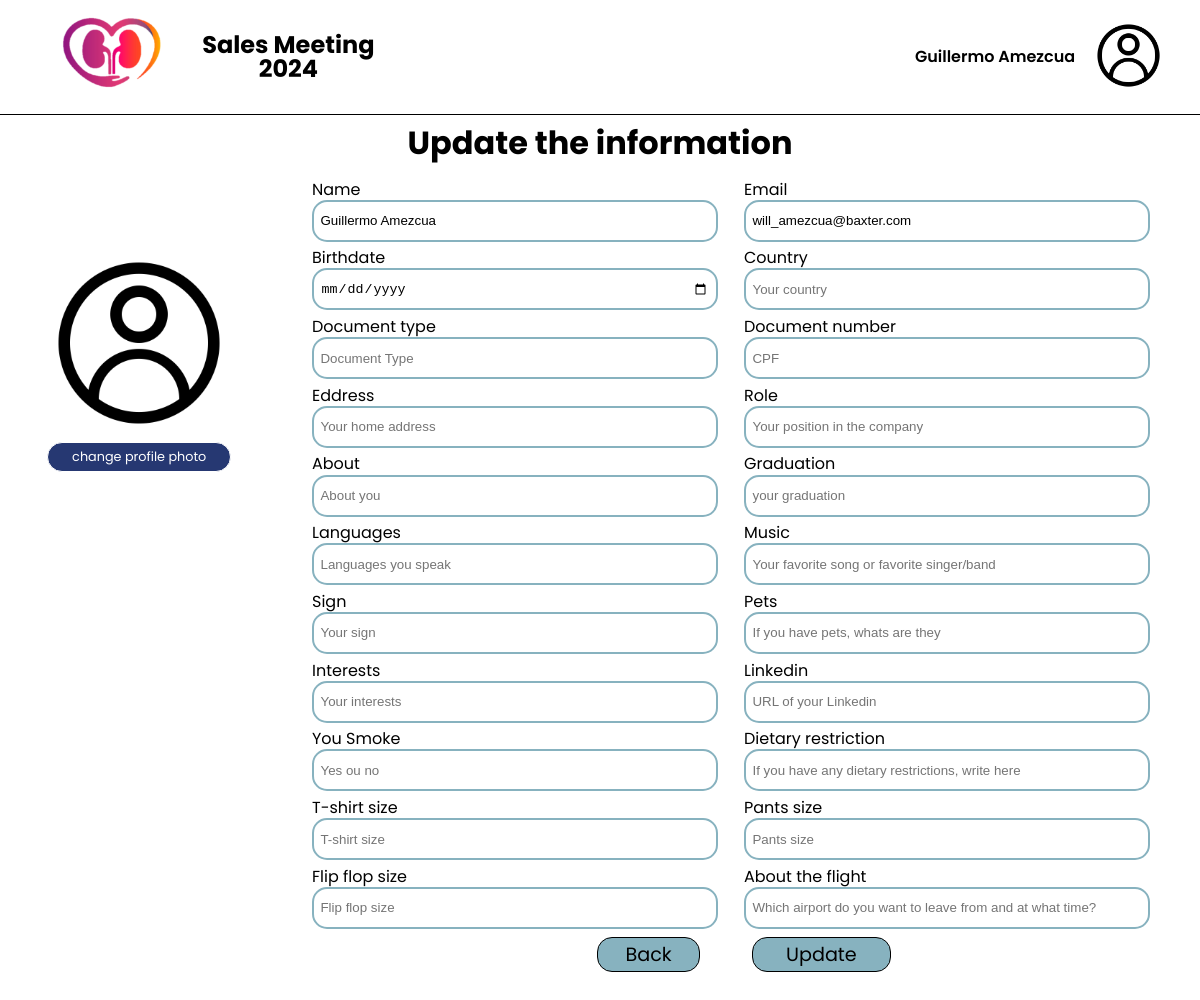
/evento/atualizar_perfil.php?id=10 (signed in), run on the app's committed database.
### tables this page shows
CREATE TABLE `cadastro` (
  `id` int(11) NOT NULL,
  `nome` varchar(255) NOT NULL,
  `email` varchar(255) NOT NULL,
  `senha` varchar(255) NOT NULL,
  `cpf` varchar(11) NOT NULL,
  `cargo` varchar(255) NOT NULL,
  `sobre` varchar(5000) NOT NULL,
  `pais` varchar(255) NOT NULL,
  `endereco` varchar(2000) NOT NULL,
  `imagem` varchar(220) NOT NULL DEFAULT 'perfil.png',
  `tamanho_chinelo` varchar(255) NOT NULL,
  `tamanho_camiseta` varchar(255) NOT NULL,
  `tipo_documento` varchar(255) NOT NULL,
  `tamanho_calca` varchar(255) NOT NULL,
  `musica` varchar(255) NOT NULL,
  `data_nascimento` date NOT NULL,
  `idiomas` varchar(255) NOT NULL,
  `signo` varchar(255) NOT NULL,
  `formacao` varchar(255) NOT NULL,
  `pets` varchar(255) NOT NULL,
  `restricao` varchar(255) NOT NULL,
  `linkedin` varchar(255) NOT NULL,
  `fuma` varchar(255) NOT NULL,
  `interesses` varchar(500) NOT NULL,
  `voo` varchar(500) NOT NULL,
  `contry` varchar(255) NOT NULL DEFAULT 'paises'
);

### evento/atualizar_perfil.php (the view, shortened to what this page needs)
<?php
    require('painel/conecta.php');
?>
<?php
    $id = $_GET['id'];
    $sql = "SELECT * FROM cadastro WHERE id = $id";
    $consulta = $conexao->query($sql);
    while($dados = $consulta->fetch_assoc()){
        $nome = $dados['nome'];
        $email = $dados['email'];
        $data_nascimento = $dados['data_nascimento'];
        $pais = $dados['pais'];
        $tipo_documento = $dados['tipo_documento'];
        $cpf = $dados['cpf'];
        $endereco = $dados['endereco'];
        $cargo = $dados['cargo'];
        $sobre = $dados['sobre'];
        $formacao = $dados['formacao'];
        $idiomas = $dados['idiomas'];
        $musica = $dados['musica'];
        $signo = $dados['signo'];
        $pets = $dados['pets'];
        $interesses = $dados['interesses'];
        $linkedin = $dados['linkedin'];
        $fuma = $dados['fuma'];
        $restricao = $dados['restricao'];
        $tamanho_camiseta = $dados['tamanho_camiseta'];
        $tamanho_calca = $dados['tamanho_calca'];
        $tamanho_chinelo = $dados['tamanho_chinelo'];
        $voo = $dados['voo'];
    }
?>
<!DOCTYPE html>
<html lang="pt-br">
    <head>
        <link rel="stylesheet" href="assets/css/reset.css">
        <link rel="stylesheet" href="assets/css/estilo.css">
    </head>
    <body>
        <div class="container_cadastro">
            <header class="header_atualizar">
                <div class="logo_atualizar">
                    <div class="img_logo">
                        <a href="home.php"><img class="logo_img" src="assets/img/Imageam2.png" alt="Logo Sales Meeting 2024"></a>
                    </div>
                    <div class="titulo_logo">
                        <h1>Sales Meeting</h1>
                        <h1>2024</h1>
                    </div>
                </div>
                <div class="perfil_header">
                    <div class="nome_header">
                        <h3><?php echo $_SESSION['nome']; ?></h3>
                    </div>
                    <div class="img_header">
                        <?php
                            $id = $_SESSION['id'];
                             $sql = "SELECT * FROM cadastro WHERE id = $id ";
                            $consulta = $conexao->query($sql);
                            while ($dados = $consulta->fetch_assoc()){
                                ?>
                                    <a href="perfil.php"><img class="header_img" style="border-radius: 20px;" src="upload/<?php echo($dados['imagem']);?>" alt=""></a>
                                <?php
                            }
                        ?>
                    </div>
                </div>
            </header>
            <div class="atualizar">
                <div class="atualizar_header">
                    <h1>Update the information</h1>
                </div>
                <div class="container_atualizar">
                    <div class="img_atualizar">
                        <div>
                            <?php
                                $id = $_SESSION['id'];
                                $sql = "SELECT * FROM cadastro WHERE id = $id ";
                                $consulta = $conexao->query($sql);
                                while ($dados = $consulta->fetch_assoc()){
                                    ?>
                                        <a href="perfil.php" class="atualizar_img"><img class="header_img" style="width: 80%; border-radius: 30px;" src="upload/<?php echo($dados['imagem']);?>?>" alt=""></a>
                                    <?php
                                }
                            ?>
                        </div>
                        <div class="mudar_foto_btn">
                            <a class="btn_mudar_foto" href="mudar_foto.php?id=<?php echo $id; ?>">change profile photo</a>
                        </div>
                    </div>
                    <form action="painel/perfil_atualizar.php?id=<?php echo $id ?>" method="POST" class="forms_atualizar" enctype="multipart/form-data">
                        <div class="atualizar_forms">
                            <div class="item_forms_atualizar">
                                <label for="nome">Name</label>
                                <input type="text" name="nome_novo" id="nome" placeholder="Your full Name" value="<?php echo $nome; ?>" required>
                            </div>
                            <div class="item_forms_atualizar">
                                <label for="email">Email</label>
                                <input type="text" name="email_novo" id="email" placeholder="Your email" value="<?php echo $email; ?>" required>
                            </div>
                            <div class="item_forms_atualizar">
                                <label for="data_nascimento">Birthdate</label>
                                <input type="date" name="data_nascimento_novo" id="data_nascimento" value="<?php echo $data_nascimento; ?>" required>
                            </div>
                            <div class="item_forms_atualizar">
                                <label for="pais">Country</label>
                                <input type="text" placeholder="Your country" list="faixa" name="pais_novo" id="pais" value="<?php echo $pais; ?>" required>
                            </div>
                            <div class="item_forms_atualizar">
                                <label for="tipo_documento">Document type</label>
                                <input type="text" placeholder="Document Type" list="documento" id="tipo_documento" name="tipo_documento_novo" value="<?php echo $tipo_documento; ?>" required>
                            </div>
                            <div class="item_forms_atualizar">
                                <label for="cpf">Document number</label>
                                <input type="text" name="cpf_novo" id="cpf" placeholder="CPF" placeholder="Write the number of your document" value="<?php echo $cpf; ?>" required>
                            </div>
                            <div class="item_forms_atualizar">
                                <label for="endereco">Eddress</label>
                                <input type="text" name="endereco_novo" id="endereco" placeholder="Your home address" value="<?php echo $endereco; ?>" required>
                            </div>
                            <div class="item_forms_atualizar">
                                <label for="cargo">Role</label>
                                <input type="text" name="cargo_novo" id="cargo" placeholder="Your position in the company" value="<?php echo $cargo; ?>" required>
                            </div>
                            <div class="item_forms_atualizar">
                                <label for="sobre">About</label>
                                <input type="text" name="sobre_novo" id="sobre" placeholder="About you" value="<?php echo $sobre; ?>" required>
                            </div>
                            <div class="item_forms_atualizar">
                                <label for="formacao">Graduation</label>
                                <input type="text" name="formacao_novo" id="formacao" placeholder="your graduation" value="<?php echo $formacao; ?>" required>
                            </div>
                            <div class="item_forms_atualizar">
                                <label for="idiomas">Languages</label>
                                <input type="text" name="idiomas_novo" id="idiomas" placeholder="Languages you speak" value="<?php echo $idiomas; ?>" required>
                            </div>
                            <div class="item_forms_atualizar">
                                <label for="musica">Music</label>
                                <input type="text" name="musica_novo" id="musica" placeholder="Your favorite song or favorite singer/band" value="<?php echo $musica; ?>" required>
                            </div>
                            <div class="item_forms_atualizar">
                                <label for="signo">Sign</label>
                                <input type="text" name="signo_novo" id="signo" placeholder="Your sign" value="<?php echo $signo; ?>" required>
                            </div>
                            <div class="item_forms_atualizar">
                                <label for="pets">Pets</label>
                                <input type="text" name="pets_novo" id="pets" placeholder="If you have pets, whats are they" value="<?php echo $pets; ?>" required>
                            </div>
                            <div class="item_forms_atualizar">
                                <label for="interesses">Interests</label>
                                <input type="text" name="interesses_novo" id="interesses" placeholder="Your interests" value="<?php echo $interesses; ?>" required>
                            </div>
                            <div class="item_forms_atualizar">
                                <label for="linkedin">Linkedin</label>
                                <input type="text" name="linkedin_novo" id="linkedin" placeholder="URL of your Linkedin" value="<?php echo $linkedin; ?>" required>
                            </div>
                            <div class="item_forms_atualizar">
                                <label for="fuma">You Smoke</label>
                                <input type="text" name="fuma_novo" id="fuma" placeholder="Yes ou no" value="<?php echo $fuma ?>" required>
                            </div>
                            <div class="item_forms_atualizar">
                                <label for="restricao">Dietary restriction</label>
                                <input type="text" name="restricao_novo" id="restricao" placeholder="If you have any dietary restrictions, write here" value="<?php echo $restricao; ?>" required>
                            </div>
                            <div class="item_forms_atualizar">
                                <label for="tamanho_camiseta">T-shirt size</label>
                                <input type="text" name="tamanho_camiseta_novo" id="tamanho_camiseta" placeholder="T-shirt size" value="<?php echo $tamanho_camiseta; ?>" required>
                            </div>
                            <div class="item_forms_atualizar">
                                <label for="tamanho_calca">Pants size</label>
                                <input type="text" name="tamanho_calca_novo" id="tamanho_calca" placeholder="Pants size" value="<?php echo $tamanho_calca; ?>" required>
                            </div>
                            <div class="item_forms_atualizar">
                                <label for="tamanho_chinelo">Flip flop size</label>
                                <input type="text" name="tamanho_chinelo_novo" id="tamanho_chinelo" placeholder="Flip flop size" value="<?php echo $tamanho_chinelo; ?>" required>
                            </div>
                            <div class="item_forms_atualizar">
                                <label for="voo">About the flight</label>
                                <input type="text" name="voo" id="voo" placeholder="Which airport do you want to leave from and at what time?" value="<?php echo $voo; ?>" required>
                            </div>
                        </div>
                        <div class="atualizar_forms_btn">
                            <a href="perfil.php" type="button" class="fotms_atualizar_btn voltar_atualizar">Back</a>
                            <button type="submit" class="fotms_atualizar_btn atualizar_atualizar">Update</button>
                        </div>
                    </form>
                </div>
            </div>
        </div>
    </body>
</html>

### evento/assets/css/estilo.css (style rules this page uses)
:root { --Branco-cor: #fff; --Preto-cor: #000; --AzulEscuro-cor: #263872; --AzulClaro-cor: #87B2BF; --Laranja-cor: #FA8300; --Vermelho-cor: #EF1630; --Rosa-cor: #F20C65; --Roxo-cor: #8C52FF; --Cinza-cor: #8A8A8A; --CinzaClaro-cor: #FAFAFA; --VerdeClaro-cor: #a8ee6e; }
h1,h2,h3,p,button,a,strong { color: var(--Preto-cor); }
h1 { font-size: 2.5em; font-family: poppins_titulo; }
h3 { font-size: 1em; font-family: poppins_subtitulo; }
a, span, form { font-size: 1em; font-family: poppins_corpo; text-decoration: none; }
button { font-size: 1em; font-family: poppins_corpo; }
.img_logo { width: 30%; display: flex; align-items: center; }
.logo_img { width: 100%; }
.titulo_logo { width: 70%; display: flex; flex-direction: column; text-align: center; justify-content: center; }
.titulo_logo h1 { font-size: 1.5em; }
.perfil_header { width: 30%; display: flex; align-items: center; justify-content: space-between; margin-right: 2%; height: 90px; }
.img_header { width: 16%; }
.nome_header { display: flex; width: 80%; justify-content: flex-end; }
.header_img { width: 100%; }
.container_cadastro { display: flex; flex-direction: column; width: 100%; justify-content: center; align-items: center; }
.atualizar { width: 96%; padding-left: 2%; padding-right: 2%; margin-bottom: 4%; }
.logo_atualizar { width: 20%; display: flex; margin-left: 4%; }
.header_atualizar { width: 98%; display: flex; padding: 1%; border-bottom: solid 1px; justify-content: space-between; background-color: var(--Branco-cor); height: 10%; }
.container_atualizar { display: flex; justify-content: space-between; }
.atualizar_header { width: 100%; text-align: center; font-size: 0.8em; margin-top: 1%; margin-bottom: 2%; }
.img_atualizar { width: 20%; display: flex; flex-direction: column; align-items: center; margin-top: 6%; }
.atualizar_img { display: flex; justify-content: center; }
.forms_atualizar { display: flex; flex-direction: column; width: 75%; justify-content: center; align-items: center; }
.atualizar_forms { display: flex; flex-wrap: wrap; }
.atualizar_forms input { width: 90%; height: 25px; padding: 1.5%; border-radius: 15px; border: solid 2px; border-color: var(--AzulClaro-cor); margin-top: 0.5%; margin-bottom: 2%; }
.item_forms_atualizar { display: flex; flex-direction: column; width: 50%; }
.atualizar_forms_btn { width: 40%; display: flex; justify-content: space-around; }
.fotms_atualizar_btn { padding: 2%; border-radius: 15px; border: solid 1px; font-size: 1.2em; text-align: center; transition: 0.5s; }
.atualizar_atualizar { padding: 0; width: 25%; background-color: var(--AzulClaro-cor); }
.voltar_atualizar { width: 15%; background-color: var(--AzulClaro-cor); }
.mudar_foto_btn { display: flex; width: 80%; }
.btn_mudar_foto { margin-top: 4%; padding: 4%; background-color: var(--AzulEscuro-cor); border-radius: 15px; border: solid 1px; transition: 0.5s; color: var(--Branco-cor); display: flex; justify-content: center; width: 100%; }
@media screen and (min-width: 1024px) and (max-width: 1450px) { .perfil_header { width: 38%; } }
@media screen and (min-width: 1024px) and (max-width: 1450px) { .logo_atualizar { width: 30%; } }
@media screen and (min-width: 1024px) and (max-width: 1450px) { .voltar_atualizar { width: 25%; } }
@media screen and (min-width: 1024px) and (max-width: 1450px) { .atualizar_atualizar { width: 40%; } }
@media screen and (min-width: 1024px) and (max-width: 1450px) { .btn_mudar_foto { font-size: 0.8em; } }

### data on the page
cadastro: imagem (picture), nome_novo "Guillermo Amezcua", email_novo "will_amezcua@baxter.com"

### other printed values
$_SESSION['nome'] "Guillermo Amezcua"
